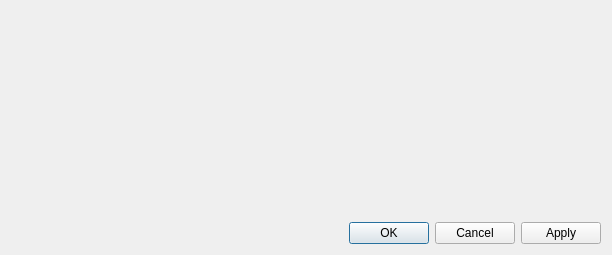
<?xml version="1.0" encoding="UTF-8"?>
<ui version="4.0">
 <class>EditWidget</class>
 <widget class="QWidget" name="EditWidget">
  <property name="geometry">
   <rect>
    <x>0</x>
    <y>0</y>
    <width>612</width>
    <height>255</height>
   </rect>
  </property>
  <layout class="QVBoxLayout" name="verticalLayout">
   <item>
    <widget class="MessageWidget" name="messageWidget" native="true"/>
   </item>
   <item>
    <layout class="QHBoxLayout" name="horizontalLayout_3">
     <property name="topMargin">
      <number>0</number>
     </property>
     <item>
      <widget class="QLabel" name="headerIconLabel">
       <property name="sizePolicy">
        <sizepolicy hsizetype="Fixed" vsizetype="Fixed">
         <horstretch>0</horstretch>
         <verstretch>0</verstretch>
        </sizepolicy>
       </property>
       <property name="minimumSize">
        <size>
         <width>16</width>
         <height>16</height>
        </size>
       </property>
       <property name="text">
        <string notr="true"/>
       </property>
       <property name="alignment">
        <set>Qt::AlignCenter</set>
       </property>
      </widget>
     </item>
     <item>
      <widget class="QLabel" name="headerLabel">
       <property name="text">
        <string/>
       </property>
      </widget>
     </item>
    </layout>
   </item>
   <item>
    <spacer name="verticalSpacer">
     <property name="orientation">
      <enum>Qt::Vertical</enum>
     </property>
     <property name="sizeType">
      <enum>QSizePolicy::Fixed</enum>
     </property>
     <property name="sizeHint" stdset="0">
      <size>
       <width>1</width>
       <height>3</height>
      </size>
     </property>
    </spacer>
   </item>
   <item>
    <layout class="QHBoxLayout" name="horizontalLayout" stretch="0,0">
     <item>
      <widget class="CategoryListWidget" name="categoryList" native="true">
       <property name="sizePolicy">
        <sizepolicy hsizetype="Fixed" vsizetype="Expanding">
         <horstretch>0</horstretch>
         <verstretch>0</verstretch>
        </sizepolicy>
       </property>
      </widget>
     </item>
     <item>
      <widget class="QStackedWidget" name="stackedWidget">
       <property name="currentIndex">
        <number>-1</number>
       </property>
      </widget>
     </item>
    </layout>
   </item>
   <item>
    <layout class="QHBoxLayout" name="horizontalLayout_2">
     <property name="topMargin">
      <number>5</number>
     </property>
     <item>
      <widget class="QDialogButtonBox" name="buttonBox">
       <property name="standardButtons">
        <set>QDialogButtonBox::Apply|QDialogButtonBox::Cancel|QDialogButtonBox::Ok</set>
       </property>
      </widget>
     </item>
    </layout>
   </item>
  </layout>
 </widget>
 <customwidgets>
  <customwidget>
   <class>MessageWidget</class>
   <extends>QWidget</extends>
   <header>gui/MessageWidget.h</header>
   <container>1</container>
  </customwidget>
  <customwidget>
   <class>CategoryListWidget</class>
   <extends>QWidget</extends>
   <header>gui/CategoryListWidget.h</header>
   <container>1</container>
  </customwidget>
 </customwidgets>
 <resources/>
 <connections/>
</ui>
